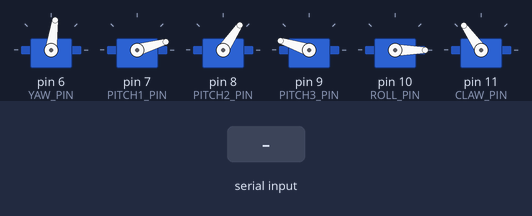
This sketch was run on a simulated Arduino Uno, built with avr-gcc and run on an emulated ATmega328P. Parts: 6 × servo. The test bench sets the inputs (shaded band).

Above: at 1.2 s.
1.3 s: "yaw:\n" received over Serial
At 2.5 s:
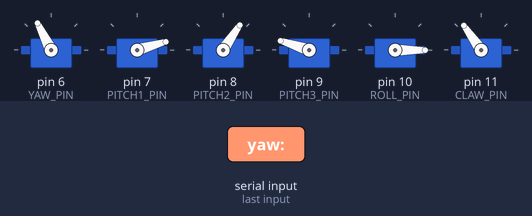
2.8 s: "p1:\n" received over Serial
At 3.7 s:
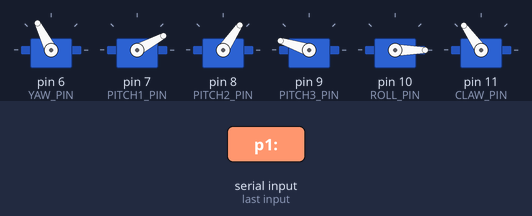
4.3 s: "p2:\n" received over Serial
At 4.8 s:
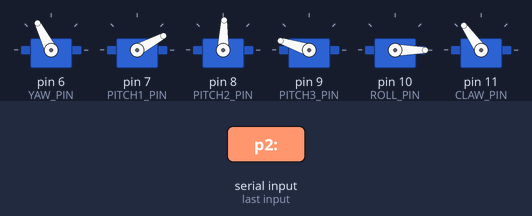
5.8 s: "p3:\n" received over Serial
At 7.0 s:
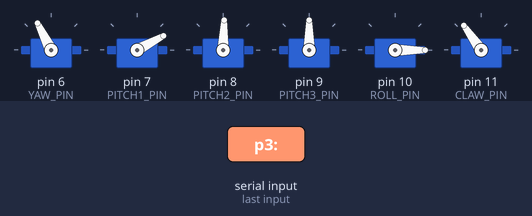
7.3 s: "cw:\n" received over Serial
At 8.3 s:
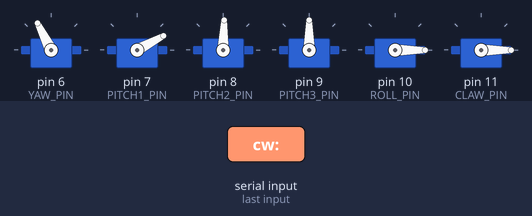
Timing chart, 0 to 9.8 s (numbered marks = the images above; inputs shaded):
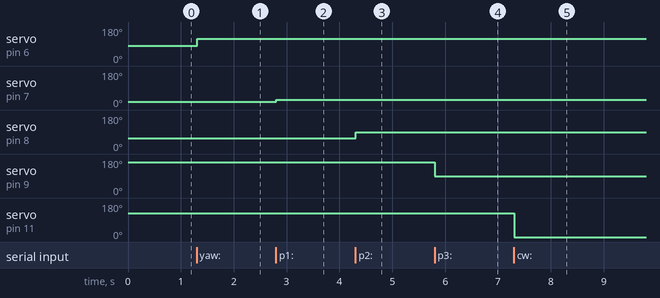

The sketch:

ServoControl.ino
```cpp
#include <Servo.h>

// Create servo objects
Servo servoYaw;
Servo servoPitch1;
Servo servoPitch2;
Servo servoPitch3;
Servo roll;
Servo servoClaw;

// Assign Arduino pins (adjust as needed)
const int YAW_PIN    = 6;
const int PITCH1_PIN = 7;
const int PITCH2_PIN = 8;
const int PITCH3_PIN = 9;
const int ROLL_PIN = 10;
const int CLAW_PIN = 11;

float targetYaw = 45.0;
float targetPitch1 = 120.8;
float targetPitch2 = -48.9;
float targetPitch3 = -72;
float targetRoll = 0;
float targetClaw = 1.0;

void deserializeAndSetServos(String data) {
  // Expected format: "yaw:30;p1:15;p2:30;p3:45;roll:30;claw:40"
  int yaw, p1, p2, p3, roll_pos, claw;
  sscanf(data.c_str(), "yaw:%d;p1:%d;p2:%d;p3:%d;roll:%d;cw:%d", &yaw, &p1, &p2, &p3, &roll_pos, &claw);
  setServoPositions(yaw, p1, p2, p3, roll_pos, claw);
}

struct ServoAngles {
  int yaw;
  int p1;
  int p2;
  int p3;
  int roll;
  int claw;
};

struct ServoAngles IK_to_servo_angles(float yaw, float p1, float p2, float p3, float roll, float claw) {
  // yaw
  yaw = -0.756f * yaw + 117.0f;

  // p1 restraints
  if (p1 > -90 && p1 < -35) {
    p1 = -35;
  }
  if (p1 < -90 && p1 > -149) {
    p1 = -149;
  }
  if (p1 < -90 && p1 >= -180) {
    p1 += 360;
  }
  p1 = -0.0939f * p1 + 28.0f;

  // p2
  p2 = 0.6444f * p2 + 88.0f;

  // p3
  p3 = 90.0f - p3;

  // roll stays unchanged
  // claw scaled
  claw = claw * 125.0f;

  ServoAngles result;
  result.yaw  = (int)yaw;
  result.p1   = (int)p1;
  result.p2   = (int)p2;
  result.p3   = (int)p3;
  result.roll = (int)roll;
  result.claw = (int)claw;

  return result;
}


// Helper function to command all servos at once
void setServoPositions(int yaw, int p1, int p2, int p3, int roll_pos, int claw) {
  servoYaw.write(yaw);
  // delay(5000);
  servoPitch1.write(p1);
  // delay(5000);
  servoPitch2.write(p2);
  // delay(5000);
  servoPitch3.write(p3);
  // delay(5000);
  roll.write(roll_pos);
  // delay(5000);
  servoClaw.write(claw);
}

void setup() {
  // Attach each servo to its pin
  Serial.begin(9600);
  Serial.setTimeout(5);
  servoYaw.attach(YAW_PIN);
  servoPitch1.attach(PITCH1_PIN);
  servoPitch2.attach(PITCH2_PIN);
  servoPitch3.attach(PITCH3_PIN);
  roll.attach(ROLL_PIN);
  servoClaw.attach(CLAW_PIN);
}

void loop() {
  if (Serial.available()) {
  String line = Serial.readStringUntil('\n');
  line.trim();   // remove CR/LF or spaces

  // Find the indexes of every field
  int idx_yaw  = line.indexOf("yaw:");
  int idx_p1   = line.indexOf("p1:");
  int idx_p2   = line.indexOf("p2:");
  int idx_p3   = line.indexOf("p3:");
  int idx_roll = line.indexOf("roll:");
  int idx_cw   = line.indexOf("cw:");

  if (idx_yaw >= 0) {
      String s = line.substring(idx_yaw + 4, line.indexOf(';', idx_yaw));
      targetYaw = s.toFloat();
    }

  if (idx_p1 >= 0) {
      String s = line.substring(idx_p1 + 3, line.indexOf(';', idx_p1));
      targetPitch1 = s.toFloat();
    }

  if (idx_p2 >= 0) {
      String s = line.substring(idx_p2 + 3, line.indexOf(';', idx_p2));
      targetPitch2 = s.toFloat();
    }

  if (idx_p3 >= 0) {
      String s = line.substring(idx_p3 + 3, line.indexOf(';', idx_p3));
      targetPitch3 = s.toFloat();
    }

  if (idx_roll >= 0) {
      String s = line.substring(idx_roll + 5, line.indexOf(';', idx_roll));
      targetRoll = s.toFloat();
    }

  if (idx_cw >= 0) {
      String s = line.substring(idx_cw + 3, line.indexOf(';', idx_cw));
      targetClaw = s.toFloat();
    }
  }
  struct ServoAngles result = IK_to_servo_angles(targetYaw, targetPitch1, targetPitch2, targetPitch3, targetRoll, targetClaw);  // yaw, p1, p2, p3, roll, claw
  setServoPositions(result.yaw, result.p1, result.p2, result.p3, result.roll, result.claw);
  // result = IK_to_servo_angles(0, 29, -90, 61, 0, 90);  // yaw, p1, p2, p3, roll, claw
  // setServoPositions(result.yaw, result.p1, result.p2, result.p3, result.roll, result.claw);
  // result = IK_to_servo_angles(0, 29, -90, 61, 0, 0);  // yaw, p1, p2, p3, roll, claw
  // setServoPositions(result.yaw, result.p1, result.p2, result.p3, result.roll, result.claw);
  // result = IK_to_servo_angles(0, 0, 0, 0, 0, 0);  // yaw, p1, p2, p3, roll, claw
  // setServoPositions(result.yaw, result.p1, result.p2, result.p3, result.roll, result.claw);
}


// 
```

Measured:
- after the input at 1.3 s, servo on pin 6 (YAW_PIN): 82° → 117° at once
- after the input at 2.8 s, servo on pin 7 (PITCH1_PIN): 16° → 28° at once
- after the input at 4.3 s, servo on pin 8 (PITCH2_PIN): 56° → 88° at once
- after the input at 5.8 s, servo on pin 9 (PITCH3_PIN): 162° → 90° at once
- after the input at 7.3 s, servo on pin 11 (CLAW_PIN): 125° → 0° at once
